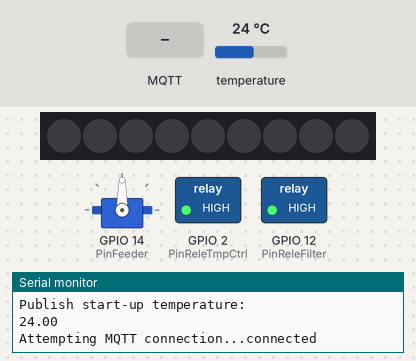
This sketch was run on a simulated ESP8266 (NodeMCU). Shown: servo, 9 RGB LEDs in strip order, left to right, switched loads named in the sketch (green lamp = pin HIGH), the last lines printed to the serial monitor. Inputs (shaded band) come from the test bench; at power-on: temperature 24 °C. WiFi joins after 1.5 s; servers stay silent unless stated; no MQTT or app messages arrive unless stated.

Above: at 3.6 s.
3.7 s: MQTT message "LightOn" arrives on the first subscribed topic
At 4.9 s:
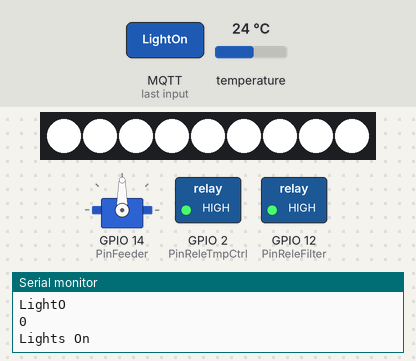
5.2 s: MQTT message "LightBlue" arrives on the first subscribed topic
At 6.2 s:
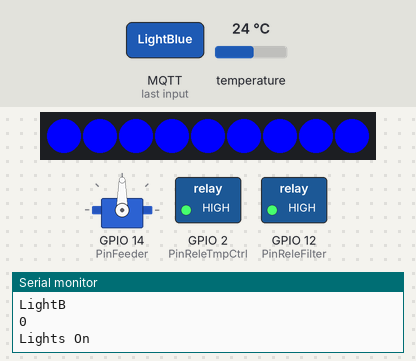
6.7 s: MQTT message "FilterOn" arrives on the first subscribed topic
At 7.3 s:
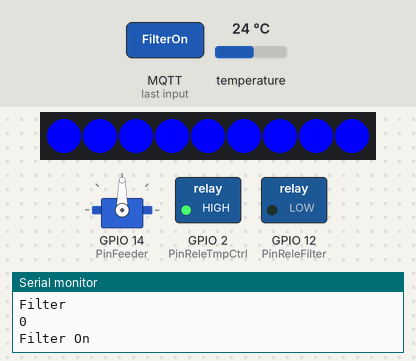
8.2 s: MQTT message "TmpCtrlOn" arrives on the first subscribed topic
At 9.4 s:
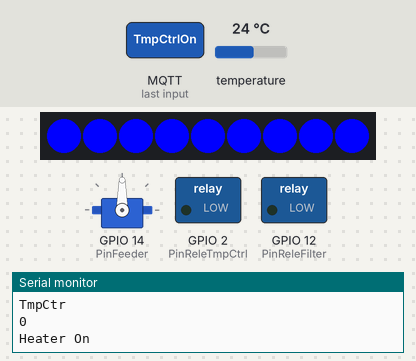
9.7 s: MQTT message "FilterOff" arrives on the first subscribed topic
At 10.8 s:
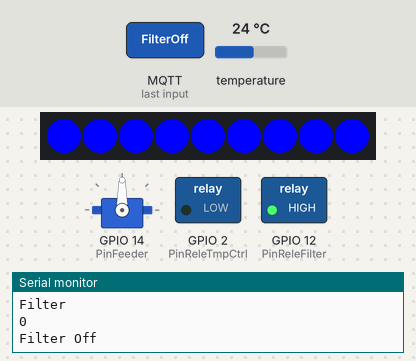
11.2 s: MQTT message "LightOff" arrives on the first subscribed topic
At 12.0 s:
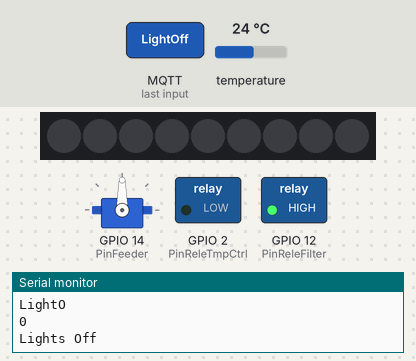
Timing chart, 0 to 13.7 s (numbered marks = the images above; inputs shaded):
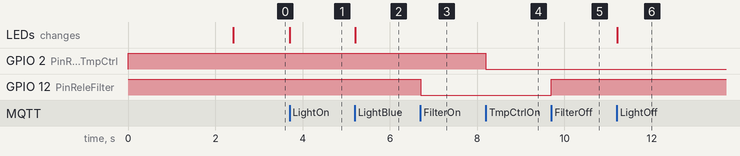

The sketch:

smart_aquarium_filter.ino
```cpp
/*
*/

#include <ESP8266WiFi.h>
#include <PubSubClient.h>
#include <OneWire.h>
#include <DallasTemperature.h>
#include <Adafruit_NeoPixel.h>
#include <Servo.h>
#include "settings.h"

// WIFI values
WiFiClient espClient;
PubSubClient client(espClient);

// CONTROL parameters
const int PinReleTmpCtrl = 2;
const int PinFeeder = 14;
const int PinReleFilter = 12;
const int PinLevelSensor = 4;

/* NEOPIXEL configuration*/
#define PIN_STRIP_1 13
#define NUMPIXELS_STRIP_1 9
Adafruit_NeoPixel pixels_STRIP_1  = Adafruit_NeoPixel(NUMPIXELS_STRIP_1, PIN_STRIP_1, NEO_GRB + NEO_KHZ800);

// MQTT configuration
String mqttcommand = String(14);

// Create a servo object
Servo ServoFeeder;

// TEMPERATURE SENSOR DS18B20
// Data wire is plugged into pin D1 on the ESP8266 12-E - GPIO 5
#define ONE_WIRE_BUS 5
// Setup a oneWire instance to communicate with any OneWire devices (not just Maxim/Dallas temperature ICs)
OneWire oneWire(ONE_WIRE_BUS);
// Pass our oneWire reference to Dallas Temperature.
DallasTemperature DS18B20(&oneWire);
char temperatureCString[7];
char temperatureFString[7];

// Other params
long lastMsg = 0;
char msg[50];
int value = 0;
int SensorState = 0;

void setup_wifi() {
  delay(10);
  // We start by connecting to a WiFi network
  Serial.println();
  Serial.print("Connecting to ");
  Serial.println(ssid);

  WiFi.begin(ssid, password);

  while (WiFi.status() != WL_CONNECTED) {
    delay(500);
    Serial.print(".");
  }

  randomSeed(micros());

  Serial.println("");
  Serial.println("WiFi connected");
  Serial.println("IP address: ");
  Serial.println(WiFi.localIP());

   // We need to attach the servo to the used pin number
  ServoFeeder.attach(PinFeeder);
}

void callback(char* topic, byte* payload, unsigned int length) {
  Serial.print("Message arrived [");
  Serial.print(topic);
  Serial.print("] ");
  mqttcommand = "";
  for (int i = 0; i < length; i++) {
    mqttcommand += (char)payload[i];
  }
  Serial.println(mqttcommand);
  Serial.println(mqttcommand.substring (0,6));
  Serial.println(atoi(mqttcommand.substring (6,7).c_str()));

  // MQTT Command control
  if (mqttcommand == "FilterOn") {
    digitalWrite(PinReleFilter, LOW);
    Serial.println("Filter On");
  } else if (mqttcommand == "FilterOff"){
    digitalWrite(PinReleFilter, HIGH);
    Serial.println("Filter Off");
  } else if (mqttcommand == "TmpCtrlOn"){
    digitalWrite(PinReleTmpCtrl, LOW);
    Serial.println("Heater On");
  } else if (mqttcommand == "TmpCtrlOff"){
    digitalWrite(PinReleTmpCtrl, HIGH);
    Serial.println("Heater Off");
  } else if (mqttcommand.substring (0,6) == "feeder"){
    for (int i=0; i<atoi(mqttcommand.substring (6,7).c_str()); i++) {
      Serial.println(i);
      Serial.println("Feeder turn");
      ServoFeeder.write(0);
      delay (1000);
      ServoFeeder.write(180);
      delay (1000);
    }
  } else if (mqttcommand == "LightOn") {
      for(int i=0;i<NUMPIXELS_STRIP_1;i++){
        pixels_STRIP_1.setPixelColor(i, pixels_STRIP_1.Color(255,255,255)); // high bright white color.
        pixels_STRIP_1.show(); // This sends the updated pixel color to the hardware.
      }
    Serial.println("Lights On");
  } else if (mqttcommand == "LightBlue") {
      for(int i=0;i<NUMPIXELS_STRIP_1;i++){
        pixels_STRIP_1.setPixelColor(i, pixels_STRIP_1.Color(0,0,255)); // high bright white color.
        pixels_STRIP_1.show(); // This sends the updated pixel color to the hardware.
      }
    Serial.println("Lights On");
  } else if (mqttcommand == "LightOff") {
      for(int i=0;i<NUMPIXELS_STRIP_1;i++){
        pixels_STRIP_1.setPixelColor(i, pixels_STRIP_1.Color(0,0,0)); // black color.
        pixels_STRIP_1.show(); // This sends the updated pixel color to the hardware.
      }
    Serial.println("Lights Off");
  }
}

void reconnect() {
  // Loop until we're reconnected
  while (!client.connected()) {
    Serial.print("Attempting MQTT connection...");
    // Attempt to connect
    if (client.connect(mqtt_id)) {
      Serial.println("connected");
      // Once connected, publish an announcement...
      client.publish(mqtt_sub_topic_healthcheck, "starting");
      // ... and resubscribe
      client.subscribe(mqtt_sub_topic_operation);
    } else {
      Serial.print("failed, rc=");
      Serial.print(client.state());
      Serial.println(" try again in 5 seconds");
      // Wait 5 seconds before retrying
      delay(5000);
    }
  }
}

void getTemperature() {
  float tempC;
  float tempF;
//  do {
    DS18B20.requestTemperatures();
    tempC = DS18B20.getTempCByIndex(0);
    dtostrf(tempC, 2, 2, temperatureCString);
    tempF = DS18B20.getTempFByIndex(0);
    dtostrf(tempF, 3, 2, temperatureFString);
    delay(100);
//  } while (tempC == 85.0 || tempC == (-127.0));
}


void setup() {
  pinMode(PinReleFilter, OUTPUT);
  pinMode(PinReleTmpCtrl, OUTPUT);
  pinMode(PinLevelSensor, INPUT);
  digitalWrite(PinReleFilter, HIGH);
  digitalWrite(PinReleTmpCtrl , HIGH);
  digitalWrite(PinLevelSensor, LOW);
  Serial.begin(115200);
  setup_wifi();
  client.setServer(mqtt_server, mqtt_port);
  client.setCallback(callback);

  DS18B20.begin(); // IC Default 9 bit. If you have troubles consider upping it 12. Ups the delay giving the IC more time to process the temperature measurement
  getTemperature();
  Serial.println("Publish start-up temperature: ");
  Serial.println(temperatureCString);
  client.publish(mqtt_pub_topic_temperature, temperatureCString);

  /* NEOPIXEL Initialization*/
  pixels_STRIP_1.begin(); // This initializes the NeoPixel library.
  for(int i=0;i<NUMPIXELS_STRIP_1;i++){
     pixels_STRIP_1.setPixelColor(i, pixels_STRIP_1.Color(0,0,0)); // black color.
     pixels_STRIP_1.show(); // This sends the updated pixel color to the hardware.
  }
}


void loop() {
  if (!client.connected()) {
    reconnect();
  }
  client.loop();

  long now = millis();
  if (now - lastMsg > update_time) {
    lastMsg = now;

    // Water temperature sensor
    getTemperature();
    Serial.println("Publish temperature: ");
    Serial.println(temperatureCString);
    client.publish(mqtt_pub_topic_temperature, temperatureCString);

    // Water level sensor
    SensorState = digitalRead(PinLevelSensor);
    if (SensorState == HIGH) {
      Serial.println("Water lever Ok");
      client.publish(mqtt_sub_topic_waterlevel, "ok");
    } else {
      Serial.println("Water lever LOW");
      client.publish(mqtt_sub_topic_waterlevel, "low");
    }

  }
}
```

settings.h
```cpp
// WiFi Configuration
const char* ssid = "MiFibra-2D79";
const char* password = "";

// MQTT Cibfiguration
const char* mqtt_server = "192.168.1.114";
const int mqtt_port = 1883;
const char* mqtt_id = "aquarium_sensor";
const char* mqtt_pub_topic_temperature = "/home/aquarium/temperature";
const char* mqtt_sub_topic_operation = "/home/aquarium/operation";
const char* mqtt_sub_topic_healthcheck = "/home/aquarium";
const char* mqtt_sub_topic_waterlevel = "/home/aquarium/waterlevel";
// Other params
const int update_time = 300000;
```

Measured:
- after the input at 3.7 s, the LEDs: change at once (image 1)
- after the input at 5.2 s, the LEDs: change at once (image 2)
- after the input at 6.7 s, GPIO 12 (PinReleFilter): HIGH → LOW at once
- after the input at 8.2 s, GPIO 2 (PinReleTmpCtrl): HIGH → LOW at once
- after the input at 9.7 s, GPIO 12 (PinReleFilter): LOW → HIGH at once
- after the input at 11.2 s, the LEDs: change at once (image 6)
